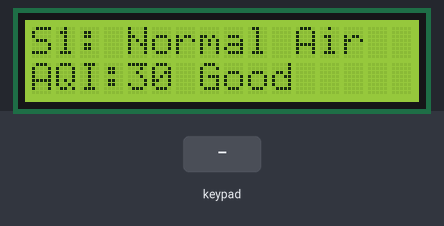
Bench run of a sketch on a simulated ESP32. On the bench: 16×2 character LCD. Inputs (shaded band) come from the test bench. WiFi joins after 1.5 s; servers stay silent unless stated; uploads are accepted with an empty reply; the local clock reads 2024-03-15 10:24:30 at power-on unless the sketch sets it; what the sketch prints to the serial monitor is not drawn.

Above: at 6.8 s.
6.9 s: keypad keys 2 3 1 9 1 8 1 7 pressed 0.4 s apart
At 10.9 s:
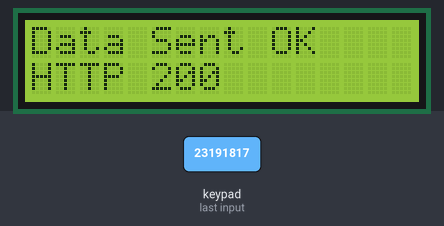
11.6 s: key '4' pressed
At 13.5 s:
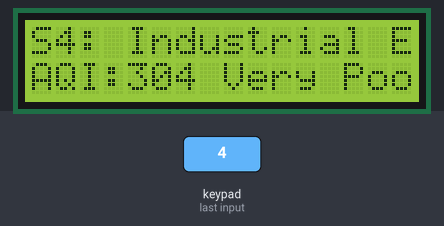
14.6 s: keypad keys 1 6 4 5 2 pressed 0.4 s apart
At 19.0 s:
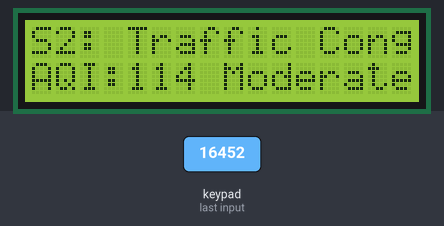
19.3 s: key '3' pressed
At 21.5 s:
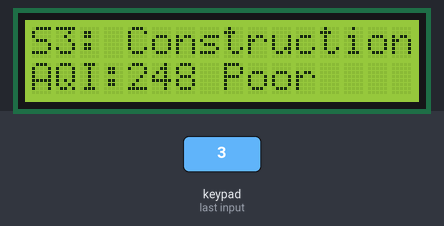
22.3 s: key '5' pressed
At 24.9 s:
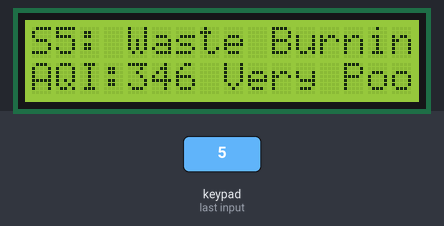
25.3 s: key '6' pressed
At 27.7 s:
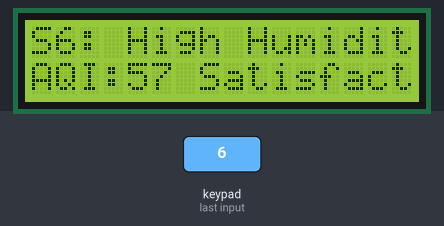
Timing chart, 0 to 29.2 s (numbered marks = the images above; inputs shaded):
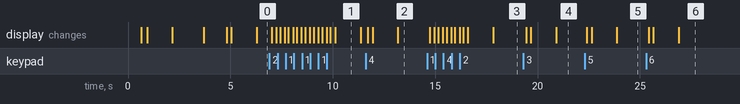

Measured:
- after the input at 6.9 s, the display: first changes after 0.11 s (image 1 shows a later state)
- after the input at 11.6 s, the display: first changes after 0.12 s (image 2 shows a later state)
- after the input at 14.6 s, the display: first changes after 0.13 s (image 3 shows a later state)
- after the input at 19.3 s, the display: first changes after 0.14 s (image 4 shows a later state)
- after the input at 22.3 s, the display: first changes after 0.11 s (image 5 shows a later state)
- after the input at 25.3 s, the display: first changes after 0.12 s (image 6 shows a later state)
- what the display in image 1 shows lasts 1.3 s, from 10.1 s to 11.4 s

The sketch:

code.ino
```cpp
/* =========================================================================
   STREETAIR — ESP32 Simulated Environmental Monitoring Station Firmware
   Platform: ESP32 DevKit V1 (ESP32-WROOM-32)
   Framework: Arduino IDE

   Application:
   - Connects to Wi-Fi & synchronizes time via NTP (UTC).
   - Generates simulated environmental readings for 9 pollution scenarios.
   - Accepts scenario selections and commands via a 4x4 matrix membrane keypad.
   - Displays real-time status and readings on a 16x2 I2C LCD.
   - Transmits JSON telemetry to the STREETAIR FastAPI backend via HTTP POST.
   - Automatically resends active scenario readings every 15 seconds.

   NOTE: All readings generated are simulated and labelled
   data_source="simulated".
   ========================================================================= */

#include <HTTPClient.h>
#include <Keypad.h>
#include <LiquidCrystal_I2C.h>
#include <WiFi.h>
#include <Wire.h>
#include <time.h>

// =========================================================================
// 1. USER CONFIGURATION — REPLACE WITH YOUR ENVIRONMENT DETAILS
// =========================================================================

// Wi-Fi Network Credentials (replace with your 2.4GHz Wi-Fi credentials)
const char *WIFI_SSID = "Hackathon-Hall-2";
const char *WIFI_PASSWORD = "123456789";

// Backend API URL
// NOTE: Use your laptop/server LAN IP (e.g. 192.168.1.100). Do NOT use
// localhost.
const char *API_URL = "http://192.168.1.100:8000/api/v1/ingest";

// Device and Station Identifiers
const char *DEVICE_ID = "ST-001-DEVICE";
const char *STATION_ID = "ST-001";

// Authentication Key (adjust header in sendData() to match FastAPI auth format)
const char *DEVICE_API_KEY = "streetair_secret_dev_key_2026";

// LCD I2C Address: 0x27 (PCF8574T) or 0x3F (PCF8574AT)
const uint8_t LCD_I2C_ADDR = 0x27;

// Automatic transmission interval in milliseconds (15 seconds)
const unsigned long SEND_INTERVAL_MS = 15000;

// NTP Server Settings (UTC standard time, no daylight offset)
const char *NTP_SERVER_PRIMARY = "pool.ntp.org";
const char *NTP_SERVER_SECONDARY = "time.nist.gov";
const long GMT_OFFSET_SEC = 0;
const int DAYLIGHT_OFFSET_SEC = 0;

// =========================================================================
// 2. HARDWARE PIN DEFINITIONS (Single-side accessible GPIOs)
// =========================================================================

// 4x4 Matrix Keypad Configuration
const byte ROWS = 4;
const byte COLS = 4;

char keys[ROWS][COLS] = {{'1', '2', '3', 'A'},
                         {'4', '5', '6', 'B'},
                         {'7', '8', '9', 'C'},
                         {'*', '0', '#', 'D'}};

// Keypad GPIO Connections:
// Row 1 -> GPIO 23, Row 2 -> GPIO 19, Row 3 -> GPIO 18, Row 4 -> GPIO 17
byte rowPins[ROWS] = {23, 19, 18, 17};

// Col 1 -> GPIO 16, Col 2 -> GPIO 4, Col 3 -> GPIO 5, Col 4 -> GPIO 2
// CAUTION: GPIO 2 and GPIO 5 are strapping pins. Do NOT hold keypad keys down
// during boot!
byte colPins[COLS] = {16, 4, 5, 2};

// LCD Hardware I2C Pins: SDA -> GPIO 21, SCL -> GPIO 22
const uint8_t PIN_SDA = 21;
const uint8_t PIN_SCL = 22;

// =========================================================================
// 3. HARDWARE OBJECT INITIALIZATION
// =========================================================================

Keypad keypad = Keypad(makeKeymap(keys), rowPins, colPins, ROWS, COLS);
LiquidCrystal_I2C lcd(LCD_I2C_ADDR, 16, 2);

// =========================================================================
// 4. DATA STRUCTURES & 9 SIMULATED SCENARIOS
// =========================================================================

struct Scenario {
  const char *id;        // API slug
  const char *shortName; // Formatted for 16x2 LCD Line 0 (e.g. "Normal Air")
  int pm1;               // ug/m3
  int pm25;              // ug/m3
  int pm10;              // ug/m3
  int mq135Raw;          // Raw ADC analog value (demonstration only)
  int temperature;       // deg C
  int humidity;          // %
  int pressure;          // hPa
};

// 9 Illustrative Demonstration Scenarios
// NOTE: These are simulated demonstration values, not calibrated sensor data.
const Scenario scenarios[9] = {
    {"normal", "Normal Air", 8, 18, 28, 450, 29, 55, 1008},             // Key 1
    {"traffic", "Traffic Cong.", 22, 65, 110, 1100, 32, 48, 1007},      // Key 2
    {"construction", "Construction", 45, 105, 220, 1350, 34, 40, 1006}, // Key 3
    {"industrial", "Industrial Em.", 38, 125, 190, 1800, 36, 42, 1005}, // Key 4
    {"waste_burning", "Waste Burning", 55, 180, 260, 2400, 37, 38,
     1004},                                                            // Key 5
    {"high_humidity", "High Humidity", 12, 35, 55, 700, 28, 92, 1009}, // Key 6
    {"smoke", "Smoke Event", 70, 220, 310, 2800, 38, 35, 1003},        // Key 7
    {"dispersal", "Dispersal", 15, 30, 48, 650, 30, 52, 1008},         // Key 8
    {"extreme", "Extreme Poll.", 100, 300, 450, 3500, 40, 30, 1002}    // Key 9
};

// =========================================================================
// 5. GLOBAL STATE VARIABLES
// =========================================================================

int selectedScenarioIndex = 0; // Default: 0 ("normal")
bool scenarioActive = true;
unsigned long lastSendTimestamp = 0;
unsigned long lastWiFiRetryTime = 0;
const unsigned long WIFI_RETRY_MS = 10000;
bool isTransmitting = false;

// Non-blocking LCD message timer
unsigned long lcdMessageHoldUntil = 0;
bool isTemporaryMessage = false;

// 5-second LCD rotating screen display
unsigned long lastScreenCycleTime = 0;
int currentScreenIndex = 0; // 0 = Scenario & AQI, 1 = Particulates (PM2.5/PM10), 2 = Climate (Temp/Hum/Pres)
const unsigned long SCREEN_CYCLE_INTERVAL_MS = 5000;

// Approximate Indian AQI (CPCB breakpoint map) for hardware display
int calculateApproxAqi(int pm25) {
  if (pm25 <= 30) return map(pm25, 0, 30, 0, 50);
  if (pm25 <= 60) return map(pm25, 31, 60, 51, 100);
  if (pm25 <= 90) return map(pm25, 61, 90, 101, 200);
  if (pm25 <= 120) return map(pm25, 91, 120, 201, 300);
  if (pm25 <= 250) return map(pm25, 121, 250, 301, 400);
  return map(pm25, 251, 500, 401, 500);
}

// =========================================================================
// 6. LCD UTILITY FUNCTIONS (Flicker-Free Overwrites)
// =========================================================================

// Overwrites a 16-character line with trailing padding to avoid lcd.clear()
// flicker
void writeLcdLine(byte row, const String &text) {
  String buffer = text;
  if (buffer.length() > 16) {
    buffer = buffer.substring(0, 16);
  }
  while (buffer.length() < 16) {
    buffer += ' ';
  }
  lcd.setCursor(0, row);
  lcd.print(buffer);
}

// Displays the current scenario and telemetry rotating across 3 screens
void renderCurrentScenario() {
  if (isTemporaryMessage && millis() < lcdMessageHoldUntil) {
    return; // Hold temporary status message
  }
  isTemporaryMessage = false;

  const Scenario &s = scenarios[selectedScenarioIndex];
  int approxAqi = calculateApproxAqi(s.pm25);

  if (currentScreenIndex == 0) {
    // Screen 1: Scenario & AQI Category
    String cat = "Good";
    if (approxAqi > 50) cat = "Satisfactory";
    if (approxAqi > 100) cat = "Moderate";
    if (approxAqi > 200) cat = "Poor";
    if (approxAqi > 300) cat = "Very Poor";
    if (approxAqi > 400) cat = "Severe";

    writeLcdLine(0, "S" + String(selectedScenarioIndex + 1) + ": " + String(s.shortName));
    writeLcdLine(1, "AQI:" + String(approxAqi) + " " + cat);
  } else if (currentScreenIndex == 1) {
    // Screen 2: Particulate Matter (PM2.5 & PM10)
    writeLcdLine(0, "PM2.5: " + String(s.pm25) + " ug/m3");
    writeLcdLine(1, "PM10:  " + String(s.pm10) + " ug/m3");
  } else {
    // Screen 3: Ambient Climate & Gas
    writeLcdLine(0, "T:" + String(s.temperature) + "C H:" + String(s.humidity) + "%");
    writeLcdLine(1, "P:" + String(s.pressure) + "hPa G:" + String(s.mq135Raw));
  }
}

// Displays a temporary status message without blocking system operation
void renderStatusMessage(const String &line0, const String &line1,
                         unsigned long holdDurationMs = 1500) {
  writeLcdLine(0, line0);
  writeLcdLine(1, line1);
  lcdMessageHoldUntil = millis() + holdDurationMs;
  isTemporaryMessage = true;
}

// =========================================================================
// 7. TIME & NTP SYNCHRONIZATION
// =========================================================================

// Returns ISO 8601 UTC timestamp string: "YYYY-MM-DDTHH:MM:SSZ"
// Returns empty string if clock is not yet synchronized.
String getUtcIsoTimestamp() {
  time_t now = time(nullptr);

  // ESP32 clock defaults to Jan 1 1970; reject any timestamp prior to Nov 2023
  if (now < 1700000000) {
    return "";
  }

  struct tm timeinfo;
  gmtime_r(&now, &timeinfo);

  char buf[25];
  strftime(buf, sizeof(buf), "%Y-%m-%dT%H:%M:%SZ", &timeinfo);
  return String(buf);
}

// =========================================================================
// 8. WI-FI MANAGEMENT
// =========================================================================

void initializeWiFi() {
  Serial.print(F("[WiFi] Connecting to: "));
  Serial.println(WIFI_SSID);

  writeLcdLine(0, "Connecting WiFi");
  writeLcdLine(1, String(WIFI_SSID).substring(0, 16));

  WiFi.mode(WIFI_STA);
  WiFi.begin(WIFI_SSID, WIFI_PASSWORD);

  unsigned long startAttempt = millis();
  while (WiFi.status() != WL_CONNECTED && (millis() - startAttempt < 12000)) {
    delay(250);
    Serial.print('.');
  }
  Serial.println();

  if (WiFi.status() == WL_CONNECTED) {
    Serial.print(F("[WiFi] Connected! IP: "));
    Serial.println(WiFi.localIP());

    writeLcdLine(0, "WiFi Connected");
    writeLcdLine(1, WiFi.localIP().toString());
    delay(1000);

    // Initialize NTP time sync in UTC
    Serial.println(
        F("[NTP] Initializing time synchronization (pool.ntp.org)..."));
    configTime(GMT_OFFSET_SEC, DAYLIGHT_OFFSET_SEC, NTP_SERVER_PRIMARY,
               NTP_SERVER_SECONDARY);
  } else {
    Serial.println(F("[WiFi] Connection failed. Will retry in background."));
    writeLcdLine(0, "WiFi Failed");
    writeLcdLine(1, "Press * to retry");
    delay(1200);
  }
}

// Non-blocking background Wi-Fi reconnect check
void maintainWiFiConnection() {
  if (WiFi.status() != WL_CONNECTED &&
      (millis() - lastWiFiRetryTime >= WIFI_RETRY_MS)) {
    lastWiFiRetryTime = millis();
    Serial.println(F("[WiFi] Reconnecting in background..."));
    WiFi.disconnect();
    WiFi.begin(WIFI_SSID, WIFI_PASSWORD);
  }
}

// =========================================================================
// 9. JSON PAYLOAD GENERATION & HTTP TELEMETRY TRANSMISSION
// =========================================================================

// Builds strict JSON payload adhering to the STREETAIR ingestion contract
String buildJsonPayload() {
  const Scenario &s = scenarios[selectedScenarioIndex];
  String timestamp = getUtcIsoTimestamp();

  if (timestamp.length() == 0) {
    return ""; // Time synchronization required before transmission
  }

  // Exact contract format:
  // {
  //   "device_id": "ST-001-DEVICE",
  //   "station_id": "ST-001",
  //   "timestamp": "2026-11-04T16:57:00Z",
  //   "data_source": "simulated",
  //   "scenario_id": "normal",
  //   "readings": {
  //     "pm1": 8,
  //     "pm25": 18,
  //     "pm10": 28,
  //     "mq135_raw": 450,
  //     "temperature": 29,
  //     "humidity": 55,
  //     "pressure": 1008
  //   }
  // }

  String json = "{";
  json += "\"device_id\":\"" + String(DEVICE_ID) + "\",";
  json += "\"station_id\":\"" + String(STATION_ID) + "\",";
  json += "\"timestamp\":\"" + timestamp + "\",";
  json += "\"data_source\":\"simulated\",";
  json += "\"scenario_id\":\"" + String(s.id) + "\",";
  json += "\"readings\":{";
  json += "\"pm1\":" + String(s.pm1) + ",";
  json += "\"pm25\":" + String(s.pm25) + ",";
  json += "\"pm10\":" + String(s.pm10) + ",";
  json += "\"mq135_raw\":" + String(s.mq135Raw) + ",";
  json += "\"temperature\":" + String(s.temperature) + ",";
  json += "\"humidity\":" + String(s.humidity) + ",";
  json += "\"pressure\":" + String(s.pressure);
  json += "}}";

  return json;
}

// Transmits readings via HTTP POST to the backend
void transmitScenarioData() {
  if (isTransmitting)
    return;
  isTransmitting = true;

  if (WiFi.status() != WL_CONNECTED) {
    Serial.println(F("[HTTP] Transmission aborted: WiFi offline"));
    renderStatusMessage("WiFi Offline", "Data not sent", 1500);
    isTransmitting = false;
    return;
  }

  String payload = buildJsonPayload();
  if (payload.length() == 0) {
    Serial.println(
        F("[HTTP] Transmission aborted: UTC time not synchronized yet"));
    renderStatusMessage("Time Not Ready", "Syncing NTP...", 1500);
    isTransmitting = false;
    return;
  }

  const Scenario &s = scenarios[selectedScenarioIndex];
  Serial.println(F("--------------------------------------------------"));
  Serial.print(F("[HTTP] Transmitting Scenario ["));
  Serial.print(selectedScenarioIndex + 1);
  Serial.print(F("] "));
  Serial.println(s.id);
  Serial.print(F("[HTTP] POST URL: "));
  Serial.println(API_URL);
  Serial.print(F("[HTTP] Payload: "));
  Serial.println(payload);

  writeLcdLine(0, "Sending S" + String(selectedScenarioIndex + 1) + " Data");
  writeLcdLine(1, String(s.id).substring(0, 16));

  HTTPClient http;
  http.setConnectTimeout(4000); // 4 seconds connect timeout
  http.setTimeout(7000);        // 7 seconds data timeout

  if (!http.begin(API_URL)) {
    Serial.println(F("[HTTP] Failed to parse API URL"));
    renderStatusMessage("HTTP Error", "Invalid URL", 1500);
    isTransmitting = false;
    return;
  }

  http.addHeader("Content-Type", "application/json");
  // Device authentication headers (matches FastAPI backend contract)
  http.addHeader("X-Device-ID", DEVICE_ID);
  http.addHeader("X-Device-Key", DEVICE_API_KEY);

  int httpCode = http.POST(payload);

  Serial.print(F("[HTTP] Response code: "));
  Serial.println(httpCode);

  if (httpCode > 0) {
    String responseBody = http.getString();
    Serial.print(F("[HTTP] Response body: "));
    Serial.println(responseBody);

    if (httpCode >= 200 && httpCode < 300) {
      renderStatusMessage("Data Sent OK", "HTTP " + String(httpCode), 1200);
    } else {
      renderStatusMessage("Backend Error", "HTTP " + String(httpCode), 1500);
    }
  } else {
    String errStr = http.errorToString(httpCode);
    Serial.print(F("[HTTP] Connection failed: "));
    Serial.println(errStr);
    renderStatusMessage("Connect Error", errStr.substring(0, 16), 1500);
  }

  http.end();
  isTransmitting = false;
  lastSendTimestamp = millis();
}

// =========================================================================
// 10. KEYPAD INPUT HANDLER
// =========================================================================

void handleKeypadInput(char key) {
  Serial.print(F("[Keypad] Key pressed: '"));
  Serial.print(key);
  Serial.println(F("'"));

  // Keys 1 to 9: Select scenario and immediately transmit
  if (key >= '1' && key <= '9') {
    selectedScenarioIndex = key - '1';
    scenarioActive = true;
    currentScreenIndex = 0;
    lastScreenCycleTime = millis();

    Serial.print(F("[Keypad] Selected scenario: "));
    Serial.println(scenarios[selectedScenarioIndex].id);

    renderCurrentScenario();
    transmitScenarioData();
  }
  // Key 0: Resend currently active scenario
  else if (key == '0') {
    Serial.println(F("[Keypad] Resending active scenario"));
    transmitScenarioData();
  }
  // Key *: Force Wi-Fi Reconnect & NTP resync
  else if (key == '*') {
    Serial.println(F("[Keypad] Reconnect Wi-Fi requested"));
    initializeWiFi();
    renderCurrentScenario();
  }
  // Key #: Display Wi-Fi status and IP address
  else if (key == '#') {
    Serial.println(F("[Keypad] Wi-Fi status check"));
    if (WiFi.status() == WL_CONNECTED) {
      renderStatusMessage("WiFi: Connected", WiFi.localIP().toString(), 2500);
    } else {
      renderStatusMessage("WiFi: Offline", "Press * to reconnect", 2500);
    }
  }
}

// =========================================================================
// 11. ARDUINO SETUP
// =========================================================================

void setup() {
  Serial.begin(115200);
  delay(500);
  Serial.println(F("\n=========================================="));
  Serial.println(F("STREETAIR ESP32 Monitoring Station Starting"));
  Serial.println(F("=========================================="));

  // 1. Initialize I2C Bus for LCD (with controller settle delay & double-init)
  Wire.begin(PIN_SDA, PIN_SCL);
  Wire.setClock(100000); // 100 kHz standard mode
  delay(150);            // 150ms power stabilization time for HD44780
  lcd.init();
  delay(50);
  lcd.init();            // Second init forces 4-bit bus mode lock
  lcd.backlight();
  delay(50);
  lcd.clear();
  delay(20);

  // 2. Configure Keypad Debounce
  keypad.setDebounceTime(50); // 50ms software debounce prevents key bounce

  // 3. Display Startup Splash
  writeLcdLine(0, "STREETAIR");
  writeLcdLine(1, "Starting up...");
  delay(1200);

  // 4. Connect to Wi-Fi & Start NTP
  initializeWiFi();

  // 5. Allow NTP up to 6 seconds to acquire initial time synchronization
  if (WiFi.status() == WL_CONNECTED) {
    writeLcdLine(0, "Syncing NTP...");
    writeLcdLine(1, "UTC Clock");
    unsigned long ntpStart = millis();
    while (getUtcIsoTimestamp().length() == 0 && (millis() - ntpStart < 6000)) {
      delay(250);
      Serial.print('.');
    }
    Serial.println();
  }

  // 6. Set Default Scenario to Normal Air (Key 1)
  selectedScenarioIndex = 0;
  scenarioActive = true;
  currentScreenIndex = 0;
  lastScreenCycleTime = millis();
  renderCurrentScenario();

  // 7. Initial Telemetry Transmission
  transmitScenarioData();
  lastSendTimestamp = millis();
}

// =========================================================================
// 12. ARDUINO MAIN LOOP (Non-Blocking)
// =========================================================================

void loop() {
  // A. Process Keypad Events
  char key = keypad.getKey();
  if (key) {
    handleKeypadInput(key);
  }

  // B. Restore Scenario Display if temporary status message timer expired
  if (isTemporaryMessage && millis() >= lcdMessageHoldUntil) {
    isTemporaryMessage = false;
    renderCurrentScenario();
  }

  // C. Cycle LCD Telemetry Display Screen Every 5 Seconds
  if (!isTemporaryMessage && (millis() - lastScreenCycleTime >= SCREEN_CYCLE_INTERVAL_MS)) {
    lastScreenCycleTime = millis();
    currentScreenIndex = (currentScreenIndex + 1) % 3;
    renderCurrentScenario();
  }

  // D. Background Wi-Fi Reconnection Check
  maintainWiFiConnection();

  // E. Automatic Periodic Transmission (every 15 seconds)
  if (scenarioActive && (millis() - lastSendTimestamp >= SEND_INTERVAL_MS)) {
    transmitScenarioData();
  }

  // Brief yield for RTOS task scheduling
  delay(10);
}
```
